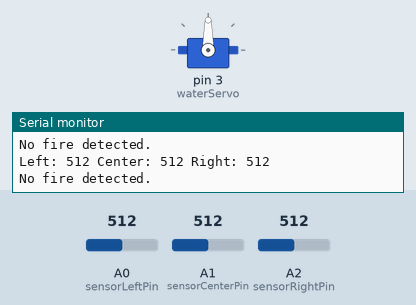
Recording of a sketch running on a simulated Arduino Uno, built with avr-gcc and run on an emulated ATmega328P. Parts: servo, the last lines printed to the serial monitor. The inputs (shaded band) are chosen by the test bench; at power-on: A0 (sensorLeftPin) = 512, A1 (sensorCenterPin) = 512, A2 (sensorRightPin) = 512.

Above: at 1.3 s.
1.4 s: A0 (sensorLeftPin) set to 308
2.9 s: A0 (sensorLeftPin) set to 292
At 4.1 s:
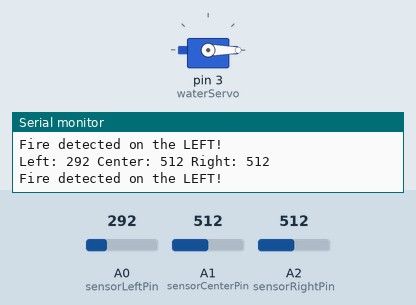
4.5 s: A1 (sensorCenterPin) set to 11
7.5 s: A1 (sensorCenterPin) set to 8
Timing chart, 0 to 10.5 s (numbered marks = the images above; inputs shaded):
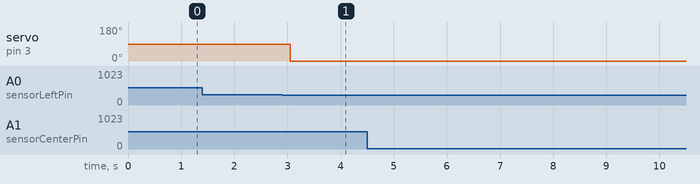

Measured:
- the behaviour switches between 300 and 299 on A0 (sensorLeftPin) (found by bisection; images 0 and 1)
- after the input at 2.9 s, servo on pin 3 (waterServo): 90° → 0° after 0.15 s

The sketch:

Fire_Detection.ino
```cpp
#include <Servo.h>

Servo waterServo;  // Servo motor for aiming water nozzle

// Fire sensor pins
const int sensorLeftPin = A0;
const int sensorCenterPin = A1;
const int sensorRightPin = A2;

// Fire detection threshold (adjust for decreasing values)
const int fireThreshold = 300;

void setup() {
  // Initialize servo and serial communication
  waterServo.attach(3);  // Servo connected to pin 3
  Serial.begin(9600);
  Serial.println("Fire Detection and Servo Control System Initialized");
}

void loop() {
  // Read sensor values
  int leftSensorValue = analogRead(sensorLeftPin);
  int centerSensorValue = analogRead(sensorCenterPin);
  int rightSensorValue = analogRead(sensorRightPin);

  // Print sensor readings for debugging
  Serial.print("Left: ");
  Serial.print(leftSensorValue);
  Serial.print(" Center: ");
  Serial.print(centerSensorValue);
  Serial.print(" Right: ");
  Serial.println(rightSensorValue);

  // Determine direction of fire and rotate servo accordingly
  if (leftSensorValue < fireThreshold) {
    Serial.println("Fire detected on the LEFT!");
    waterServo.write(0);  // Rotate servo to the left position
  }
  else if (centerSensorValue < fireThreshold) {
    Serial.println("Fire detected at the CENTER!");
    waterServo.write(90);  // Rotate servo to the center position
  }
  else if (rightSensorValue < fireThreshold) {
    Serial.println("Fire detected on the RIGHT!");
    waterServo.write(180);  // Rotate servo to the right position
  }
  else {
    Serial.println("No fire detected.");
  }

  delay(500);  // Delay for sensor stability
}
```
